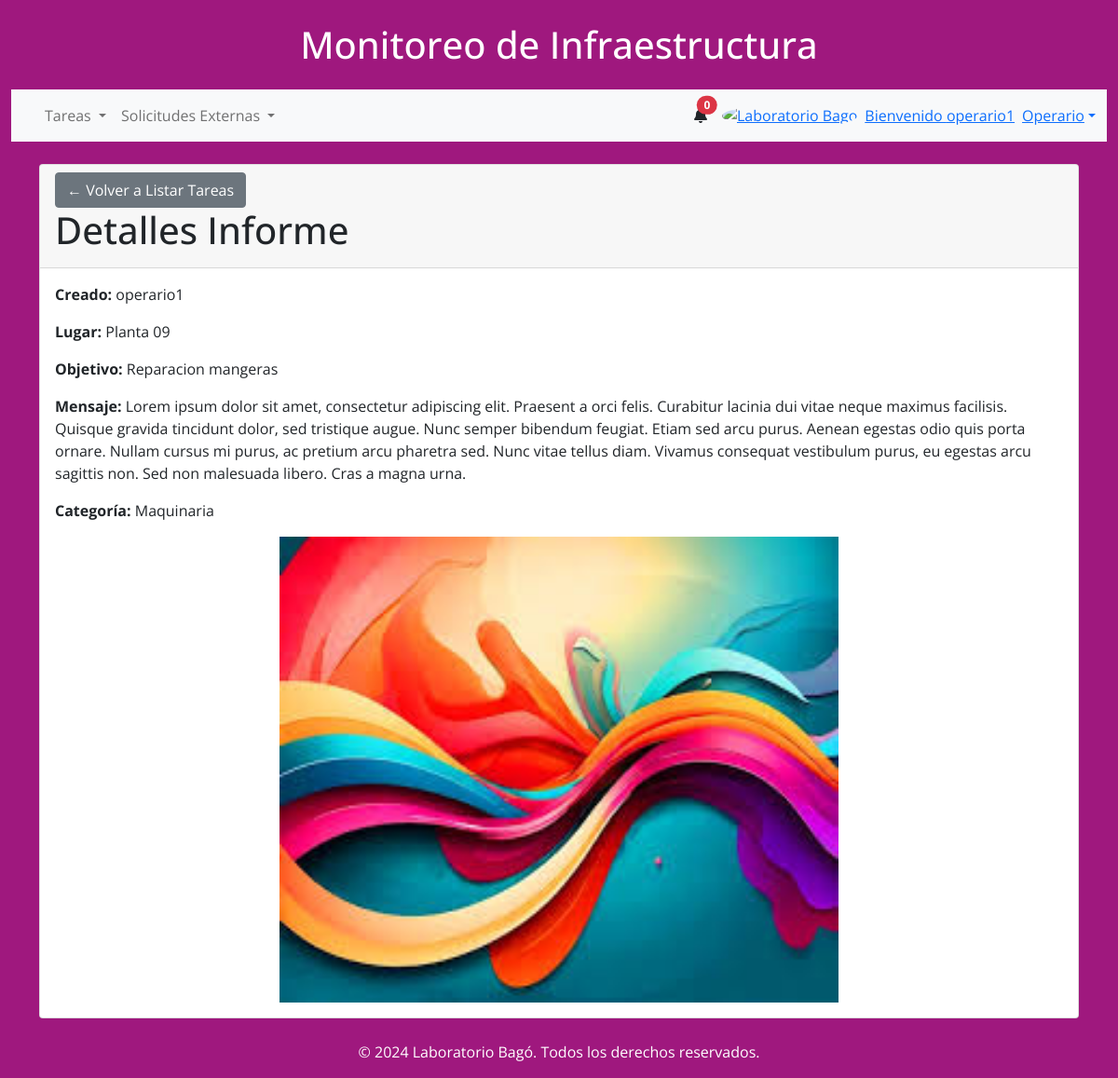
The app's page /internos/detalle/informe/3/ (signed in) with its own data.
### internal_workers/models.py (models this page shows, shortened)
class Informe(models.Model):
    INFRAESTRUCTURA = 'INF'
    MAQUINARIA = 'MAQ'
    CATEGORIA_CHOICES = [
        (INFRAESTRUCTURA, 'Infraestructura'),
        (MAQUINARIA, 'Maquinaria'),
    ]
    usuario = models.ForeignKey(User, on_delete=models.SET_NULL, null=True, related_name="informes")
    creado_en = models.DateTimeField(auto_now_add=True)
    ubicacion = models.ForeignKey(Ubicacion, on_delete=models.SET_NULL, null=True)
    objetivo = models.TextField(null=True, blank=True)
    mensaje = models.TextField(null=True, blank=True)
    imagen = models.ImageField(upload_to='informes/')
    categoría = models.CharField(max_length=3, choices=CATEGORIA_CHOICES, default=INFRAESTRUCTURA)
    class Meta:
        ordering = ['-creado_en']

class Ubicacion(models.Model):
    nombre = models.CharField(max_length=200)

### internal_workers/views.py (the view)
# urls.py: path('detalle/informe/<int:informe_id>/', detalle_informe, name='detalle_informe'),
@login_required
def detalle_informe(request, informe_id):
    informe = get_object_or_404(Informe, id=informe_id)
    return render(request, 'app/detalle/informe.html', {'informe': informe})

### app/context_processors.py (called while the page is built)
def user_groups(request):
    if request.user.is_authenticated:
        username = request.user.username
        grupos = request.user.groups.values_list('name', flat=True)
    else:
        username = None
        grupos = []
    return {
        'username': username,
        'grupos': grupos,
    }

def notificaciones(request):
    if request.user.is_authenticated:
        notificaciones = Notificacion.objects.filter(usuario=request.user, leido=False).order_by('-creado_en')[:3]
    else:
        notificaciones = []
    return {'notificaciones': notificaciones}

### app/templates/app/detalle/informe.html
{% extends '../base.html' %}
{% block content %}
<div class="card mt-4">
    <div class="card-header">
        <a href="{% url 'listar_tareas' %}" class="btn btn-secondary">
            &#8592; Volver a Listar Tareas
        </a>
        <h1>Detalles Informe</h1>
    </div>
    <div class="card-body">
        <p><strong>Creado:</strong> {{ informe.usuario.username }}</p>
        <p><strong>Lugar:</strong> {{ informe.ubicacion.nombre }}</p>
        <p><strong>Objetivo:</strong> {{ informe.objetivo }}</p>
        <p><strong>Mensaje:</strong> {{ informe.mensaje }}</p>
        <p><strong>Categoría:</strong> {{ informe.get_categoría_display }}</p>
        <div class="text-center">
            <img src="{{ informe.imagen.url }}" alt="Imagen del Informe" class="img-fluid" style="width: 600px; height: 500px;">
        </div>
    </div>
</div>
{% endblock %}

### app/templates/app/base.html (shortened to what this page needs)
{% load static %}
<!DOCTYPE html>
<html lang="es">
    <head>
        <link
          href="https://cdnjs.cloudflare.com/ajax/libs/font-awesome/6.0.0/css/all.min.css"
          rel="stylesheet"
        />
        <link href="https://cdn.jsdelivr.net/npm/bootstrap@5.0.2/dist/css/bootstrap.min.css" rel="stylesheet">
        <link
          href="{% static 'css/style.css' %}"
          rel="stylesheet"
        />
    </head>
<body class="Body-base" style="font-family: 'Open Sans', sans-serif;">
    <div class="container-fluid">
    <header class="text-center my-4">
        <h1>Monitoreo de Infraestructura</h1>
    </header>
    <nav class="navbar navbar-expand-lg navbar-light bg-light">
        <div class="container-fluid">
            {% if user.is_authenticated %}
            <div class="collapse navbar-collapse" id="navbarSupportedContent">
                <ul class="navbar-nav me-auto mb-2 mb-lg-0">
                    <li class="nav-item dropdown">
                        <a class="nav-link dropdown-toggle" href="#" id="tareasDropdown" role="button"
                           data-bs-toggle="dropdown" aria-expanded="false">
                            Tareas
                        </a>
                    </li>
                    <li class="nav-item dropdown">
                        <a class="nav-link dropdown-toggle" href="#" id="solicitudesDropdown" role="button"
                           data-bs-toggle="dropdown" aria-expanded="false">
                            Solicitudes Externas
                        </a>
                    </li>
                </ul>
            </div>
            <div class="d-flex align-items-center">
                <div class="dropdown">
                    <a
                        class="text-reset me-3 position-relative"
                        id="navbarDropdownMenuLink"
                        role="button"
                        data-bs-toggle="dropdown"
                        aria-expanded="false"
                        aria-label="Notifications"
                    >
                        <i class="fas fa-bell" aria-hidden="true"></i>
                        <span class="position-absolute top-0 start-100 translate-middle badge rounded-pill bg-danger">
                            {{ notificaciones|length }}
                        </span>
                    </a>
                </div>
            </div>
                <div class="dropdown">
                    <a
                        class="dropdown-toggle d-flex align-items-center"
                        href="#"
                        id="navbarDropdownMenuAvatar"
                        role="button"
                        data-bs-toggle="dropdown"
                        aria-expanded="false"
                    >
                        <img
                            src="https://bagochile.cl/wp-content/uploads/2023/05/cropped-SIMBOLO-LOGO-BAGO-OFF.jpg"
                            class="rounded-circle"
                            height="25"
                            alt="Laboratorio Bago"
                            loading="lazy"
                        />
                        {% if username %}
                        <span class="ms-2">Bienvenido {{ username }}</span>
                        {% if user.is_superuser %}
                            <span class="ms-2">Admin</span>
                        {% else %}
                            {% if grupos %}
                                {% for grupo in grupos %}
                                    <span class="ms-2">{{ grupo }}</span>
                                {% endfor %}
                            {% else %}
                                <span class="ms-2">Sin grupo</span>
                            {% endif %}
                        {% endif %}
                    {% endif %}
                    </a>
                </div>
                {% else %}
                <div>
                    <a href="{% url 'login' %}" class="btn btn-outline btn-rounded">Login</a>
                    <a href="{% url 'registro' %}" class="btn btn-outline btn-rounded">Registrarse</a>
                </div>
                {% endif %}
            </div>
        </div>
    <div class="container my-4">
        {% block content %}{% endblock content %}
    </div>
    <footer class="text-center mt-4">
        <p>&copy; 2024 Laboratorio Bagó. Todos los derechos reservados.</p>
    </footer>
{% load sweetify %}
</body>
</html>

### app/static/css/style.css (style rules this page uses)
.Body-base { background-color: #9f187e; }
header { color: white !important; }
footer { color: white !important; }

### records on screen
Informe: usuario.username "operario1", ubicacion.nombre "Planta 09", objetivo "Reparacion mangeras", mensaje "Lorem ipsum dolor sit amet, consectetur adipiscing elit. Praesent a orci felis. Curabitur lacinia dui vitae neque maximus facilisis. Quisque gravida tincidunt dolor, sed tristique augue. Nunc semper bibendum feugiat. Etiam sed arcu purus. Aenean egestas odio quis porta ornare. Nullam cursus mi purus, ac pretium arcu pharetra sed. Nunc vitae tellus diam. Vivamus consequat vestibulum purus, eu egestas arcu sagittis non. Sed non malesuada libero. Cras a magna urna.", categoría "Maquinaria", imagen (picture)

### other values on screen
{{ notificaciones|length }} "0"
{{ username }} "operario1"
{{ grupo }} "Operario"
